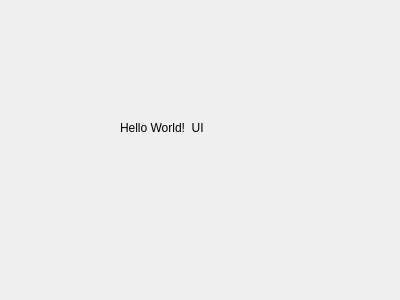
<?xml version="1.0" encoding="UTF-8"?>
<ui version="4.0">
 <class>HelloDialog</class>
 <widget class="QDialog" name="HelloDialog">
  <property name="enabled">
   <bool>true</bool>
  </property>
  <property name="geometry">
   <rect>
    <x>0</x>
    <y>0</y>
    <width>400</width>
    <height>300</height>
   </rect>
  </property>
  <property name="windowTitle">
   <string>Dialog</string>
  </property>
  <widget class="QLabel" name="dialog">
   <property name="geometry">
    <rect>
     <x>120</x>
     <y>120</y>
     <width>201</width>
     <height>16</height>
    </rect>
   </property>
   <property name="text">
    <string>Hello World!  UI</string>
   </property>
  </widget>
 </widget>
 <resources/>
 <connections/>
</ui>
